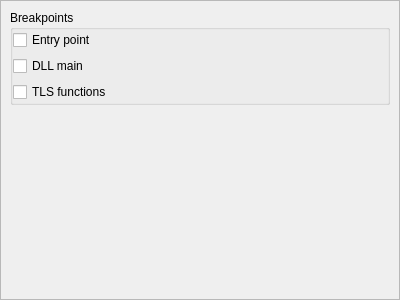
<?xml version="1.0" encoding="UTF-8"?>
<ui version="4.0">
 <class>XDebuggerOptionsWidget</class>
 <widget class="QWidget" name="XDebuggerOptionsWidget">
  <property name="geometry">
   <rect>
    <x>0</x>
    <y>0</y>
    <width>400</width>
    <height>300</height>
   </rect>
  </property>
  <property name="windowTitle">
   <string>Form</string>
  </property>
  <layout class="QVBoxLayout" name="verticalLayout">
   <property name="leftMargin">
    <number>0</number>
   </property>
   <property name="topMargin">
    <number>0</number>
   </property>
   <property name="rightMargin">
    <number>0</number>
   </property>
   <property name="bottomMargin">
    <number>0</number>
   </property>
   <item>
    <widget class="QScrollArea" name="scrollArea">
     <property name="widgetResizable">
      <bool>true</bool>
     </property>
     <widget class="QWidget" name="scrollAreaWidgetContentsDebugger">
      <property name="geometry">
       <rect>
        <x>0</x>
        <y>0</y>
        <width>398</width>
        <height>298</height>
       </rect>
      </property>
      <layout class="QVBoxLayout" name="verticalLayout_2">
       <item>
        <widget class="QGroupBox" name="groupBoxDebuggerBreakpoints">
         <property name="title">
          <string>Breakpoints</string>
         </property>
         <layout class="QVBoxLayout" name="verticalLayout_3">
          <property name="leftMargin">
           <number>0</number>
          </property>
          <property name="topMargin">
           <number>0</number>
          </property>
          <property name="rightMargin">
           <number>0</number>
          </property>
          <property name="bottomMargin">
           <number>0</number>
          </property>
          <item>
           <widget class="QCheckBox" name="checkBoxDebuggerBreakPointEntryPoint">
            <property name="text">
             <string>Entry point</string>
            </property>
           </widget>
          </item>
          <item>
           <widget class="QCheckBox" name="checkBoxDebuggerBreakPointDLLMain">
            <property name="text">
             <string>DLL main</string>
            </property>
           </widget>
          </item>
          <item>
           <widget class="QCheckBox" name="checkBoxDebuggerBreakPointTLSFunctions">
            <property name="text">
             <string>TLS functions</string>
            </property>
           </widget>
          </item>
         </layout>
        </widget>
       </item>
       <item>
        <spacer name="verticalSpacer">
         <property name="orientation">
          <enum>Qt::Vertical</enum>
         </property>
         <property name="sizeHint" stdset="0">
          <size>
           <width>20</width>
           <height>231</height>
          </size>
         </property>
        </spacer>
       </item>
      </layout>
     </widget>
    </widget>
   </item>
  </layout>
 </widget>
 <resources/>
 <connections/>
</ui>
